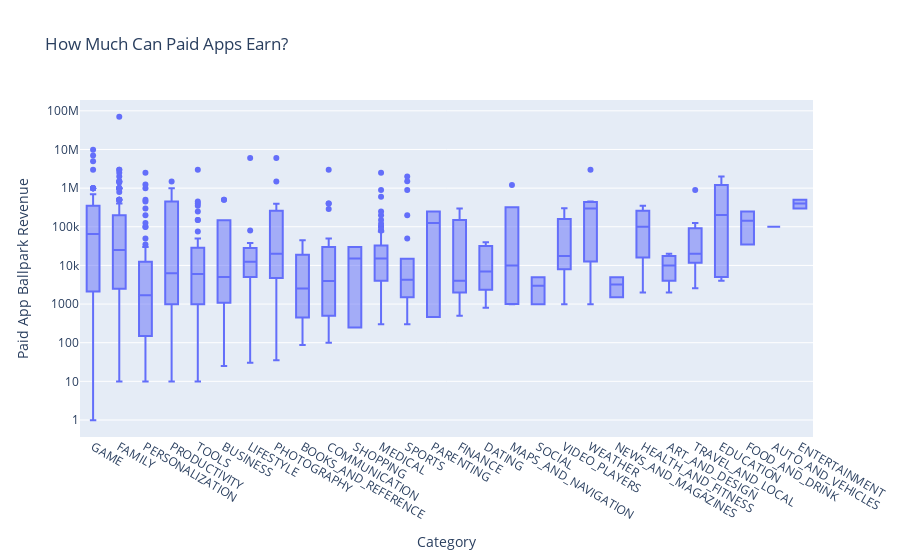

The notebook cell this image was saved under:
### Markdown cell above
# Plotly Box Plots: Revenue by App Category

**Challenge**: See if you can generate the chart below: 

<img src=https://imgur.com/v4CiNqX.png>

Looking at the hover text, how much does the median app earn in the Tools category? If developing an Android app costs $30,000 or thereabouts, does the average photography app recoup its development costs?

Hint: I've used 'min ascending' to sort the categories.

### Code cell
box = px.box(df_apps_clean[df_apps_clean['Type'] == 'Paid'], x='Category', y='Revenue_Estimate', title='How Much Can Paid Apps Earn?')
box.update_layout(xaxis_title='Category', yaxis_title='Paid App Ballpark Revenue', xaxis={'categoryorder':'min ascending'}, yaxis=dict(type='log'))

### Figure 1 — Plotly figure (JSON) as saved in the notebook; plotly's stock layout.template omitted (floating-point values rounded to 4 significant figures; data arrays with more than 128 entries replaced by an {"elided": "..."} marker saying what was removed)
{"data": [{"alignmentgroup": "True", "hovertemplate": "Category=%{x}<br>Revenue_Estimate=%{y}<extra></extra>", "legendgroup": "", "marker": {"color": "#636efa"}, "name": "", "notched": false, "offsetgroup": "", "orientation": "v", "showlegend": false, "type": "box", "x": {"elided": "589 str values"}, "x0": " ", "xaxis": "x", "y": {"elided": "589 float values"}, "y0": " ", "yaxis": "y"}], "layout": {"boxmode": "group", "legend": {"tracegroupgap": 0}, "title": {"text": "How Much Can Paid Apps Earn?"}, "xaxis": {"anchor": "y", "categoryorder": "min ascending", "domain": [0, 1], "title": {"text": "Category"}}, "yaxis": {"anchor": "x", "domain": [0, 1], "title": {"text": "Paid App Ballpark Revenue"}, "type": "log"}}}
